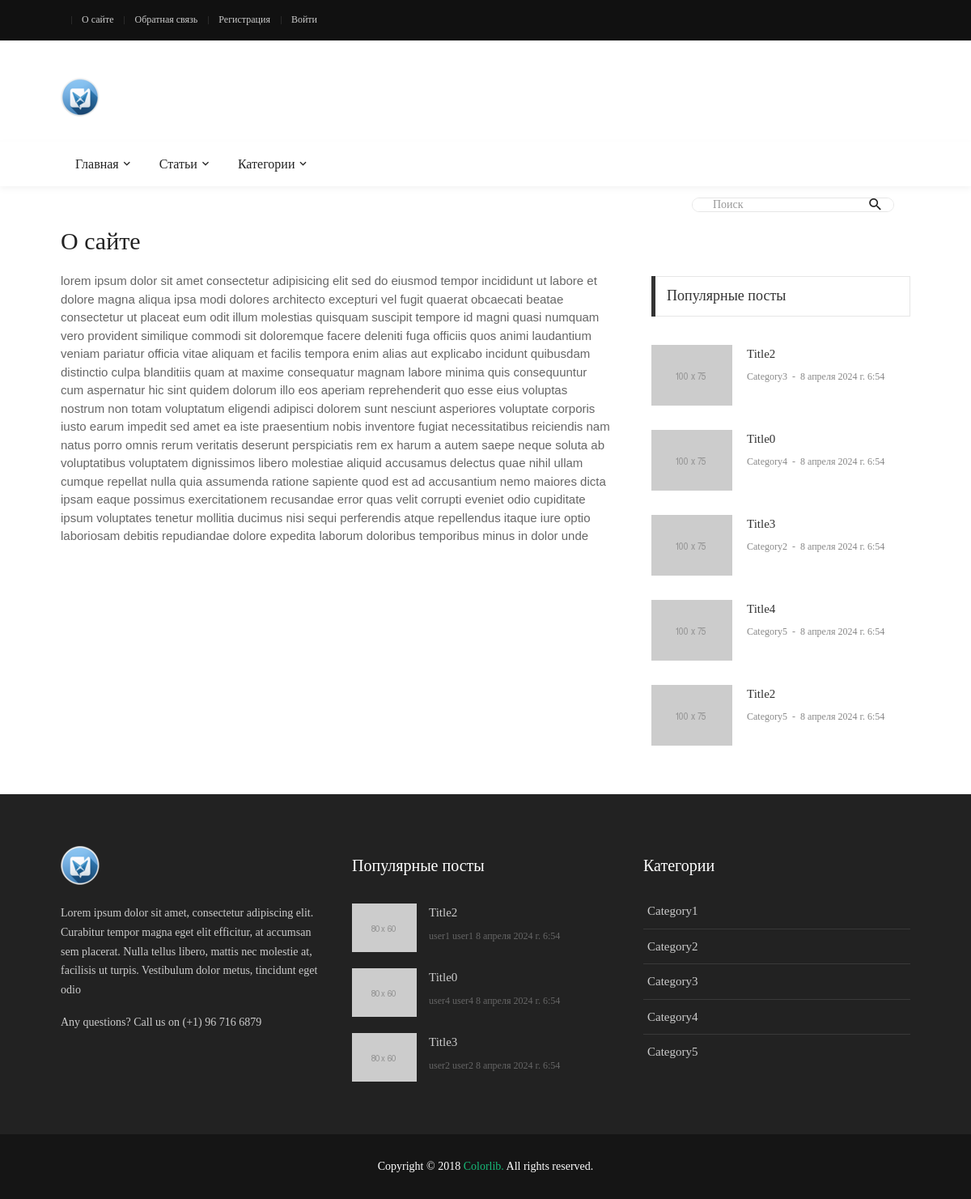
The page /about/ on the database its author committed.
### blog/models.py (models this page shows, shortened)
class Article(models.Model):
    title = models.CharField(max_length=25, verbose_name='Заголовок')
    description = models.TextField(max_length=255, verbose_name='Описание', null=True, blank=True)
    content = RichTextField(verbose_name='Содержание', null=True, blank=True)
    author = models.ForeignKey(get_user_model(), on_delete=models.CASCADE, verbose_name='Автор')
    category = models.ForeignKey(Category, on_delete=models.SET_NULL, verbose_name='Категория', null=True)
    tags = models.ManyToManyField(Tag, verbose_name='Теги', blank=True)
    views = models.IntegerField(default=0, verbose_name='Просмотры')
    is_published = models.BooleanField(default=False, verbose_name='Опубликовано')
    date_published = models.DateTimeField(auto_now_add=True, verbose_name='Дата публикации')
    change_date = models.DateTimeField(auto_now=True, verbose_name='Дата изменения')
    image = models.FileField(upload_to='images/', verbose_name='Превью', null=True, blank=True)
    fields = ['title', 'content', 'category', 'views']
    class Meta:
        ordering = ['-change_date']
        verbose_name = 'Статья'
        verbose_name_plural = 'Статьи'
    @admin.display(description="Автор")
    def author_full_name(self):
        return self.author.full_name
    @staticmethod
    def get_published_posts():
        return Article.objects.filter(is_published=True).all()

class Category(models.Model):
    title = models.CharField(max_length=100, verbose_name='Название')
    description = RichTextField(verbose_name='Описание', null=True, blank=True)
    views = models.IntegerField(default=0, verbose_name='Просмотры')
    class Meta:
        ordering = ['id']
        verbose_name = 'Категория'
        verbose_name_plural = 'Категории'
    @property
    def url_name(self):
        return "home"

class User(AbstractUser):
    bio = models.TextField(verbose_name='Биография', null=True, blank=True)
    birth_date = models.DateField(verbose_name='День рождения', null=True, blank=True)
    change_date = models.DateTimeField(auto_now=True, verbose_name='Дата изменения')
    fields = ['first_name', 'last_name', 'email', 'bio', 'birth_date']
    @property
    def full_name(self):
        return f'{self.first_name} {self.last_name}'
    """CRUD функции"""
    class Meta:
        ordering = ['-change_date']
        verbose_name = 'Автор'
        verbose_name_plural = 'Авторы'

### blog/views.py (the view)
# urls.py: path("about/", views.about, name='about'),
def about(request):
    context = get_context()
    context['title'] = 'О сайте'
    context['content'] = lorem_ipsum.words(200)
    return render(request, 'blog/about.html', context)

### blog/context_processors.py (called while the page is built)
def get_blog_context(request):
    return {'menu': menu, 'top_menu': top_menu, 'user_top_menu': user_top_menu}

### blog/views.py (called while the page is built)
def get_context():
    categories = models.Category.objects.all()
    pop_articles = models.Article.get_published_posts().order_by('-views')[:5]
    return {
        'cats': categories,
        'pop_posts': pop_articles,
        'search_form': forms.SearchForm
    }

### blog/templates/blog/about.html
{% extends 'base.html' %}
{% load static %}
{% block content %}
<div class="col-md-7 col-lg-8 p-b-30">
    <div class="p-r-10 p-r-0-sr991">
        {{ content }}
    </div>
</div>
<div class="col-md-5 col-lg-4 p-b-30">
    <div class="p-l-10 p-rl-0-sr991 p-t-5">
        <div>
            <div class="how2 how2-cl4 flex-s-c">
                <h3 class="f1-m-2 cl3 tab01-title">
                    Популярные посты
                </h3>
            </div>
            <ul class="p-t-35">
                {% for p in pop_posts %}
                <li class="flex-wr-sb-s p-b-30">
                    <a href="#" class="size-w-10 wrap-pic-w hov1 trans-03">
                        <img src="{% static 'blog/images/popular-post-04.jpg' %}" alt="IMG">
                    </a>
                    <div class="size-w-11">
                        <h6 class="p-b-4">
                            <a href="#" class="f1-s-5 cl3 hov-cl10 trans-03">
                                {{ p.title }}
                            </a>
                        </h6>
                        <span class="cl8 txt-center p-b-24">
											<a href="#" class="f1-s-6 cl8 hov-cl10 trans-03">
												{{  p.category.title }}
											</a>
											<span class="f1-s-3 m-rl-3">
												-
											</span>
											<span class="f1-s-3">
												{{ p.date_published }}
											</span>
										</span>
                    </div>
                </li>
                {% endfor %}
            </ul>
        </div>
    </div>
</div>
{% endblock %}

### templates/base.html (shortened to what this page needs)
{% load static %}
{% load app_tags %}
<!DOCTYPE html>
<html lang="en">
<head>
    <link rel="stylesheet" type="text/css" href="{% static 'blog/vendor/bootstrap/css/bootstrap.min.css' %}">
    <link rel="stylesheet" type="text/css"
          href="{% static 'blog/fonts/fontawesome-5.0.8/css/fontawesome-all.min.css' %}">
    <link rel="stylesheet" type="text/css"
          href="{% static 'blog/fonts/iconic/css/material-design-iconic-font.min.css' %}">
    <link rel="stylesheet" type="text/css" href="{% static 'blog/vendor/animate/animate.css' %}">
    <link rel="stylesheet" type="text/css" href="{% static 'blog/vendor/css-hamburgers/hamburgers.min.css' %}">
    <link rel="stylesheet" type="text/css" href="{% static 'blog/vendor/animsition/css/animsition.min.css' %}">
    <link rel="stylesheet" type="text/css" href="{% static 'blog/css/util.min.css' %}">
    <link rel="stylesheet" type="text/css" href="{% static 'blog/css/main.css' %}">
</head>
<body class="animsition">
<header>
    <div class="container-menu-desktop">
        <div class="topbar">
            <div class="content-topbar container h-100">
                <div class="left-topbar">
                    {% if user.is_authenticated %}
                    {% include 'includes/menu_a.html' with
                    menu=user_top_menu
                    a_class='left-topbar-item' %}
                    {% else %}
                    {% include 'includes/menu_a.html' with
                    menu=top_menu
                    a_class='left-topbar-item' %}
                    {% endif %}
                </div>
            </div>
        </div>
        <div class="wrap-logo container">
            <div class="logo">
                <a href="{% url 'home' %}"><img src="{% static 'blog/images/logo.ico' %}" alt="LOGO"></a>
            </div>
        </div>
        <div class="wrap-main-nav">
            <div class="main-nav">
                <nav class="menu-desktop">
                    <ul class="main-menu">
                        {% with li_class='mega-menu-item' menu=menu %}
                        {% include 'includes/menu.html' %}
                        {% endwith %}
                        <li>
                            <a href="#">Категории</a>
                        </li>
                    </ul>
                </nav>
            </div>
        </div>
    </div>
</header>
<div class="container">
    <div class="headline bg0 flex-wr-sb-c p-rl-20 p-tb-8">
        <div class="pos-relative bo-1-rad-22 of-hidden bocl11 m-tb-6">
            <form action="{% url 'posts' %}">
                <input class="f1-s-1 cl6 plh9 s-full p-l-25 p-r-45" type="text" name="search" placeholder="Поиск">
                <button type="submit" class="flex-c-c size-a-1 ab-t-r fs-20 cl2 hov-cl10 trans-03">
                    <i class="zmdi zmdi-search"></i>
                </button>
            </form>
        </div>
    </div>
</div>
<section class="bg0">
    <div class="container">
        <div class="row justify-content-center">
            <div class="container p-t-4 p-b-5">
                <h2 class="f1-l-1 cl2 p-b-15">
                    {{ title }}
                </h2>
            </div>
            {% block content %}
            {% endblock %}
        </div>
    </div>
</section>
<footer>
    <div class="bg2 p-t-40 p-b-25">
        <div class="container">
            <div class="row">
                <div class="col-lg-4 p-b-20">
                    <div class="size-h-3 flex-s-c">
                        <a href="{% url 'home' %}">
                            <img class="max-s-full" src="{% static 'blog/images/logo.ico' %}" alt="LOGO">
                        </a>
                    </div>
                    <div>
                        <p class="f1-s-1 cl11 p-b-16">
                            Lorem ipsum dolor sit amet, consectetur adipiscing elit. Curabitur tempor magna eget elit
                            efficitur, at accumsan sem placerat. Nulla tellus libero, mattis nec molestie at, facilisis
                            ut turpis. Vestibulum dolor metus, tincidunt eget odio
                        </p>
                        <p class="f1-s-1 cl11 p-b-16">
                            Any questions? Call us on (+1) 96 716 6879
                        </p>
                    </div>
                </div>
                <div class="col-sm-6 col-lg-4 p-b-20">
                    <div class="size-h-3 flex-s-c">
                        <h5 class="f1-m-7 cl0">
                            Популярные посты
                        </h5>
                    </div>
                    <ul>
                        {% for p in pop_posts|slice:":3" %}
                        <li class="flex-wr-sb-s p-b-20">
                            <a href="{% url 'post' p.id %}" class="size-w-4 wrap-pic-w hov1 trans-03">
                                <img src="{% static 'blog/images/popular-post-01.jpg' %}" alt="IMG">
                            </a>
                            <div class="size-w-5">
                                <h6 class="p-b-5">
                                    <a href="{% url 'post' p.id %}" class="f1-s-5 cl11 hov-cl10 trans-03">
                                        {{ p.title }}
                                    </a>
                                </h6>
                                <span class="f1-s-3 cl6">
										{{ p.author_full_name }}
									</span>
                                <span class="f1-s-3 cl6">
										{{ p.date_published }}
									</span>
                            </div>
                        </li>
                        {% endfor %}
                    </ul>
                </div>
                <div class="col-sm-6 col-lg-4 p-b-20">
                    <div class="size-h-3 flex-s-c">
                        <h5 class="f1-m-7 cl0">
                            Категории
                        </h5>
                    </div>
                    <ul class="m-t--12">
                        {% include 'includes/menu.html' with
                        li_class='how-bor1 p-rl-5 p-tb-10'
                        a_class='f1-s-5 cl11 hov-cl10 trans-03 p-tb-8'
                        menu=cats %}
                    </ul>
                </div>
            </div>
        </div>
    </div>
    <div class="bg11">
        <div class="container size-h-4 flex-c-c p-tb-15">
				<span class="f1-s-1 cl0 txt-center">
					Copyright © 2018
					<a href="#" class="f1-s-1 cl10 hov-link1">Colorlib.</a>
					All rights reserved.
				</span>
        </div>
    </div>
</footer>
</body>
</html>

### templates/includes/menu.html (shortened to what this page needs)
{% for m in menu %}
<li class="{{ li_class }}">
    <a class="{{ a_class }}" href="{% url m.url_name %}">{{ m.title }} </a>
</li>
{% endfor %}

### rows shown on the page
Article: title "Title2", category "Category3", date_published "8 апреля 2024 г. 6:54", author_full_name "user1 user1"
Article: title "Title0", category "Category4", date_published "8 апреля 2024 г. 6:54", author_full_name "user4 user4"
Article: title "Title3", category "Category2", date_published "8 апреля 2024 г. 6:54", author_full_name "user2 user2"
Article: title "Title4", category "Category5", date_published "8 апреля 2024 г. 6:54"
Article: title "Title2", category "Category5", date_published "8 апреля 2024 г. 6:54"
Category: title "Category1"
Category: title "Category2"
Category: title "Category3"
Category: title "Category4"
Category: title "Category5"

### other values the page prints
{{ m.title }} "О сайте" "Обратная связь" "Регистрация" "Войти"
{{ m.title }} "Главная" "Статьи"
{{ title }} "О сайте"
